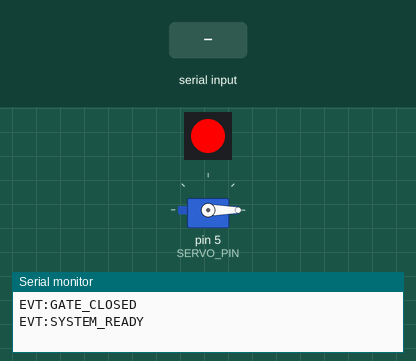
Recording of a sketch running on a simulated Arduino Uno, built with avr-gcc and run on an emulated ATmega328P. Shown: 1 RGB LEDs in strip order, left to right, servo, the last lines printed to the serial monitor. The inputs (shaded band) are chosen by the test bench.

Above: at 1.2 s.
1.3 s: "open_gate\n" received over Serial
At 2.2 s:
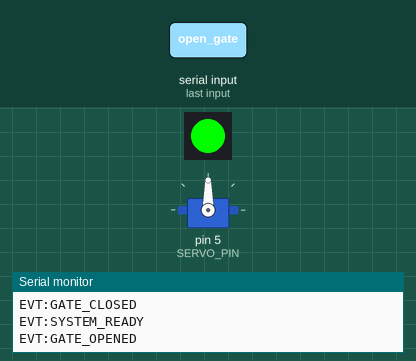
Timing chart, 0 to 5.8 s (numbered marks = the images above; inputs shaded):
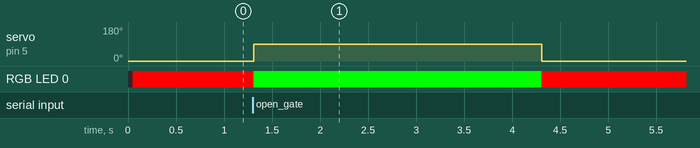

Measured:
- after the input at 1.3 s, servo on pin 5 (SERVO_PIN): 0° → 90° at once, → 0° 3.0 s later; RGB LED 0: RGB(255, 0, 0) → RGB(0, 255, 0) at once, → RGB(255, 0, 0) 3.0 s later

The sketch:

gate_control_script.ino
```cpp
#include <SPI.h>
#include <MFRC522.h>
#include <Adafruit_NeoPixel.h>
#include <Servo.h>

#define RFID_SS_PIN   10
#define RFID_RST_PIN  9

#define LED_PIN       6
#define NUM_LEDS      1

#define SERVO_PIN     5

MFRC522 rfid(RFID_SS_PIN, RFID_RST_PIN);
MFRC522::MIFARE_Key key;

Adafruit_NeoPixel strip(NUM_LEDS, LED_PIN, NEO_GRB + NEO_KHZ800);
Servo gateServo;

byte blockNum = 4;

const unsigned long RFID_CHECK_INTERVAL = 1000;
const unsigned long REMOVE_TIMEOUT = 3000;

String last_scanned = "";
bool gateOpen = false;

unsigned long lastRfidCheckTime = 0;
unsigned long lastCardSeenTime = 0;

void setup() {
  Serial.begin(9600);

  SPI.begin();
  rfid.PCD_Init();

  for (byte i = 0; i < 6; i++) {
    key.keyByte[i] = 0xFF;
  }

  strip.begin();
  strip.show();

  gateServo.attach(SERVO_PIN);
  closeGate();

  Serial.println("EVT:SYSTEM_READY");
}

void loop() {
  handlePythonCommand();

  unsigned long now = millis();

  if (now - lastRfidCheckTime >= RFID_CHECK_INTERVAL) {
    lastRfidCheckTime = now;

    String scanned = readRFIDTagContinuous();

    if (scanned.length() > 0) {
      lastCardSeenTime = now;

      if (scanned != last_scanned) {
        if (gateOpen && last_scanned.length() > 0) {
          closeGate();
        }

        last_scanned = scanned;

        Serial.println(last_scanned);
      }
    }
  }

  if (gateOpen && lastCardSeenTime > 0) {
    if (now - lastCardSeenTime >= REMOVE_TIMEOUT) {
      closeGate();
      last_scanned = "";
      lastCardSeenTime = 0;
    }
  }
}

void handlePythonCommand() {
  if (Serial.available()) {
    String cmd = Serial.readStringUntil('\n');
    cmd.trim();

    if (cmd == "open_gate") {
      openGate();
    }
  }
}

String readRFIDTagContinuous() {
  byte bufferATQA[2];
  byte bufferSize = sizeof(bufferATQA);

  // Wake up card even if it was already halted
  MFRC522::StatusCode wakeStatus = rfid.PICC_WakeupA(bufferATQA, &bufferSize);

  if (wakeStatus != MFRC522::STATUS_OK) {
    return "";
  }

  if (!rfid.PICC_ReadCardSerial()) {
    return "";
  }

  MFRC522::PICC_Type type = rfid.PICC_GetType(rfid.uid.sak);

  if (type != MFRC522::PICC_TYPE_MIFARE_1K &&
      type != MFRC522::PICC_TYPE_MIFARE_4K &&
      type != MFRC522::PICC_TYPE_MIFARE_MINI) {
    stopRFID();
    return "";
  }

  MFRC522::StatusCode status;

  status = rfid.PCD_Authenticate(
    MFRC522::PICC_CMD_MF_AUTH_KEY_A,
    blockNum,
    &key,
    &(rfid.uid)
  );

  if (status != MFRC522::STATUS_OK) {
    stopRFID();
    return "";
  }

  byte buffer[18];
  byte size = sizeof(buffer);

  status = rfid.MIFARE_Read(blockNum, buffer, &size);

  if (status != MFRC522::STATUS_OK) {
    stopRFID();
    return "";
  }

  char text[17];

  for (byte i = 0; i < 16; i++) {
    text[i] = (char)buffer[i];
  }

  text[16] = '\0';

  String tagData = String(text);
  tagData.trim();

  stopRFID();

  return tagData;
}

void openGate() {
  gateOpen = true;
  lastCardSeenTime = millis();

  gateServo.write(90);
  setGreen();

  Serial.println("EVT:GATE_OPENED");
}

void closeGate() {
  gateOpen = false;

  gateServo.write(0);
  setRed();

  Serial.println("EVT:GATE_CLOSED");
}

void setGreen() {
  strip.setPixelColor(0, strip.Color(0, 255, 0));
  strip.show();
}

void setRed() {
  strip.setPixelColor(0, strip.Color(255, 0, 0));
  strip.show();
}

void stopRFID() {
  rfid.PICC_HaltA();
  rfid.PCD_StopCrypto1();
}
```
